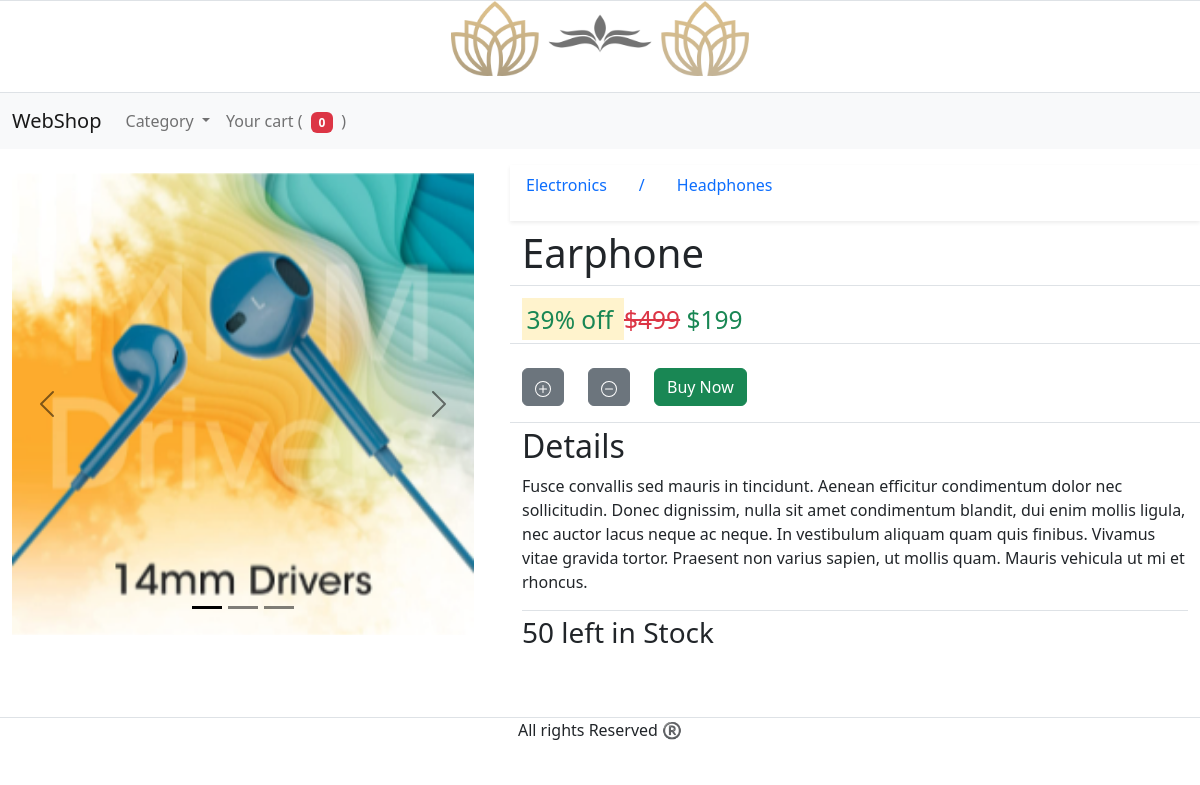
Page /details/earphone/ on the committed database.
### homepage/models.py (models this page shows, shortened)
class HomepageImage(models.Model):
    hpimage = models.ImageField(upload_to='homepage_image', null="true", height_field=None, width_field=None, max_length=None)
    class Meta:
        verbose_name = "Homepage Image"
        verbose_name_plural ="Homepage Image"

### detailpage/models.py (models this page shows, shortened)
class ProductModel(models.Model):
    name = models.CharField(max_length=100)
    slug = models.SlugField(default='', null=False, db_index=True)
    mrp = models.IntegerField(null=False)
    selling_price = models.IntegerField(null=False)
    details = models.TextField(null=False)
    availability = models.BooleanField()
    total_stock = models.IntegerField(null=False)
    primary_category = models.ForeignKey(PrimaryCategoryModel, on_delete=models.CASCADE, null=True)
    secondary_category = models.ForeignKey(SecondaryCategoryModel, on_delete=models.CASCADE, null=True)
    thumbnail = models.ImageField( upload_to='thumbnails', height_field=None, width_field=None, max_length=None, null=True)
    product_image_1 = models.ImageField( upload_to='product_image', height_field=None, width_field=None, max_length=None, null=True)
    product_image_2 = models.ImageField( upload_to='product_image', height_field=None, width_field=None, max_length=None, null=True)
    product_image_3 = models.ImageField( upload_to='product_image', height_field=None, width_field=None, max_length=None, null=True)
    class Meta:
        verbose_name = "Prduct"
        verbose_name_plural ="Products"

class PrimaryCategoryModel(models.Model):
    primary_category = models.CharField(max_length=100, null=True)
    category_header = models.ImageField(upload_to='category', null=True, height_field=None, width_field=None, max_length=None)
    class Meta:
        verbose_name ="Primary Category"
        verbose_name_plural ="Primary Categories"
    def __str__(self):
        return self.primary_category

class SecondaryCategoryModel(models.Model):
    Secondary_category = models.CharField(max_length=100, null=True)
    class Meta:
        verbose_name ="Secondary Category"
        verbose_name_plural ="Secondary Categories"
    def __str__(self):
        return self.Secondary_category

### detailpage/views.py (the view)
# urls.py: path('<slug:slug>/', views.detailpage, name = 'detailpage'),
def detailpage(request, slug):
    product = ProductModel.objects.get(slug=slug)
    discount = int((product.selling_price/product.mrp)*100)
    value = sum(get_total_products_quantiy(request))
    hpbanner = HomepageImage.objects.get(pk=2)
    category = PrimaryCategoryModel.objects.all()
    context = {
        'product':product,
        'cart_item_count':value,
        'discount':discount,
        'hpbanner':hpbanner,
        'categories':category,
    }
    return render(request, 'detailpage/detailpage.html',context)

### detailpage/views.py (called while the page is built, shortened)
def get_products_in_cart(request):
    keys = request.session.keys()
    products =[]
    return products

def get_total_products_quantiy(request):
    id = get_products_in_cart(request)
    products_quantity =[]
    for product in id:
        try:
            quantiy_per_product = request.session[f'product_{product.slug}_quantity']
            products_quantity.append(quantiy_per_product)
        except:
            pass
    return products_quantity

### detailpage/templates/detailpage/detailpage.html (shortened to what this page needs)
<!doctype html>
<html lang="en">
  <head>
    <link href="https://cdn.jsdelivr.net/npm/bootstrap@5.2.3/dist/css/bootstrap.min.css" rel="stylesheet">
  </head>
  <div class="row border">
    <div class="col-10 mx-auto mb-3">
      <a class="navbar-brand" href="/"><img id ="hpimage" src="{{hpbanner.hpimage.url}}" class="d-block m-auto" alt="..."></a>
    </div>
  </div>
  <nav class="navbar navbar-expand-lg bg-light">
    <div class="container-fluid">
      <a class="navbar-brand" href="/">WebShop</a>
      <div class="collapse navbar-collapse" id="navbarSupportedContent">
        <ul class="navbar-nav me-auto mb-2 mb-lg-0">
          <li class="nav-item dropdown">
            <a class="nav-link dropdown-toggle" href="#" role="button" data-bs-toggle="dropdown" aria-expanded="false">
              Category
            </a>
          </li>
          <li class="nav-item">
            <a href="/cart/" class="nav-link">Your cart ( {% include 'snippets/badge.html'  %} )</a>
          </li>
        </ul>
      </div>
    </div>
  </nav>
  <body hx-headers='{"X-CSRFToken": "{{ csrf_token }}"}'>
    <div class="row">
      <div class="col-5 order-First">
        <div class="container mb-2 mt-2">
          {% include 'detailpage/snippets/carousel.html' %}
        </div>
      </div>
      <div class="col order-Second">
        <div class="nav-scroller bg-body shadow-sm mb-2">
          <nav class="nav nav-underline" aria-label="Secondary navigation">
            <a class="nav-link" aria-current="page" href="{% url 'homepage:primary' product.primary_category.pk %}">{{product.primary_category}}</a>
            <p class="nav-link">/</p>
            <a class="nav-link" href="{% url 'homepage:secondary' product.secondary_category.pk %}">{{product.secondary_category}}</a>
          </nav>
        </div>
        <div class="container">
          <div class="row row-cols-1">
            <div class="col border-bottom mb-2">
              <h1>{{product.name}}</h1>
            </div>
            <div class="col border-bottom mt-2 mb-2">
              <p class='h3'>
                <small class="text-success">
                <mark class="text-success" >{{discount}}% off </mark>
                </small>
                <small class="text-danger">
                <s>${{product.mrp}}</s>
                </small>
                <small class="text-success">
                  ${{product.selling_price}}
                </small>
              </p>
            </div>
            <div class="col">
                <div class="row row-cols-1 row-cols-sm-2 row-cols-md-5 border-bottom mb-1">
                  {% include 'detailpage/snippets/add_or_delete.html' %}
                  <a href="{% url 'homepage:buynow' product.slug %}"><div class="col mt-3 mb-3 "><button type="button" class="btn btn-success">Buy Now</button></div></a>
                </div>
            <div class="col border-bottom">
              <h2>Details</h2>
              <p id="details">{{product.details}}</p>
            </div>
            <div class="col fs-3">
              {% if product.total_stock <= 0 or product.availability == False %}
              <p>Out Of Stock</p>
              {% else %}
              <p>{{product.total_stock}} left in Stock</p>
              {% endif %}
            </div>
          </div>
        </div>
      </div>
    </div>
  </body>
  <footer class="text-center border-top mt-5">
    <p>All rights Reserved ®️</p>
  </footer>
</html>

### detailpage/templates/detailpage/snippets/carousel.html (shortened to what this page needs)
{% load static %}
<div id="carouselExampleIndicators" class="carousel carousel-dark slide" data-bs-ride="false">
  <div class="carousel-indicators">
    <button type="button" data-bs-target="#carouselExampleIndicators" data-bs-slide-to="0" class="active" aria-current="true" aria-label="Slide 1"></button>
    <button type="button" data-bs-target="#carouselExampleIndicators" data-bs-slide-to="1" aria-label="Slide 2"></button>
    <button type="button" data-bs-target="#carouselExampleIndicators" data-bs-slide-to="2" aria-label="Slide 3"></button>
  </div>
  <div class="carousel-inner">
    <div class="carousel-item active">
      <img src="{{product.product_image_1.url}}" class="d-block w-100" alt="...">
    </div>
  </div>
  <button class="carousel-control-prev" type="button" data-bs-target="#carouselExampleIndicators" data-bs-slide="prev">
    <span class="carousel-control-prev-icon" aria-hidden="true"></span>
  </button>
  <button class="carousel-control-next" type="button" data-bs-target="#carouselExampleIndicators" data-bs-slide="next">
    <span class="carousel-control-next-icon" aria-hidden="true"></span>
  </button>
</div>

### detailpage/templates/detailpage/detailpage.html (style rules this page uses)
#hpimage { max-width: 30%; height: 100%; }

### rows in the picture
HomepageImage: hpimage (picture)
ProductModel: product_image_1 (picture), primary_category "Electronics", secondary_category "Headphones", name "Earphone", mrp "499", selling_price "199", details "Fusce convallis sed mauris in tincidunt. Aenean efficitur condimentum dolor nec sollicitudin. Donec dignissim, nulla sit amet condimentum blandit, dui enim mollis ligula, nec auctor lacus neque ac neque. In vestibulum aliquam quam quis finibus. Vivamus vitae gravida tortor. Praesent non varius sapien, ut mollis quam. Mauris vehicula ut mi et rhoncus.", total_stock "50"

### other values in the picture
{{ cart_item_count }} "0"
{{ discount }} "39"
